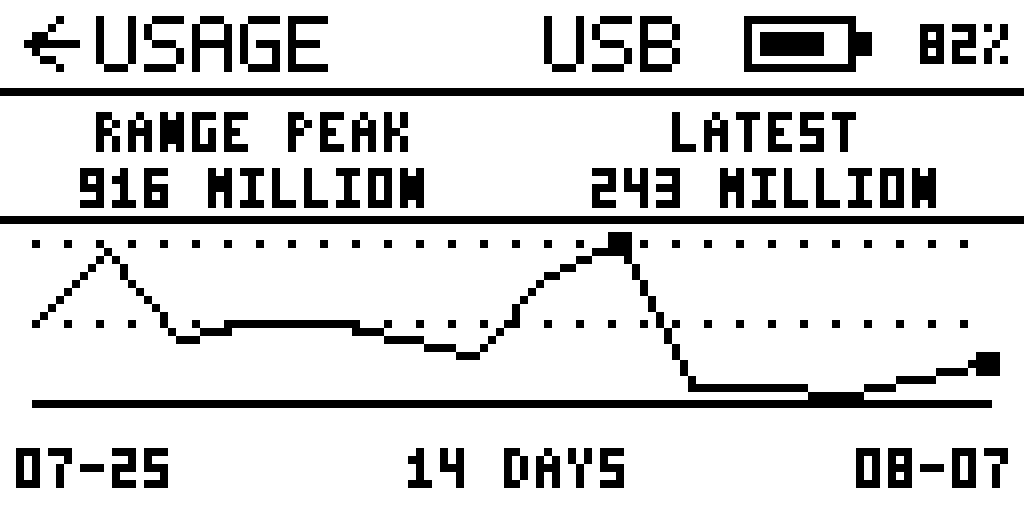
#> input picture design/usage-v1-preview-8x.png, 1024 x 512 px
$ python render_secondary_pages_v1.py
#> lines starting #> are read from the running program, lines starting #| are printed output that depends on the picture; after the words box and inside, x2 and y2 are one past the last pixel; in counts of white or black regions, pixels touching at a corner belong together
### design/render_homepage_v1.py
from pathlib import Path

from PIL import Image, ImageDraw


WIDTH = 128
HEIGHT = 64
SCALE = 8

FONT_3X5 = {
    " ": ("000", "000", "000", "000", "000"),
    "%": ("101", "001", "010", "100", "101"),
    "-": ("000", "000", "111", "000", "000"),
    ":": ("000", "010", "000", "010", "000"),
    "0": ("111", "101", "101", "101", "111"),
    "1": ("010", "110", "010", "010", "111"),
    "2": ("111", "001", "111", "100", "111"),
    "3": ("111", "001", "111", "001", "111"),
    "4": ("101", "101", "111", "001", "001"),
    "5": ("111", "100", "111", "001", "111"),
    "6": ("111", "100", "111", "101", "111"),
    "7": ("111", "001", "010", "010", "010"),
    "8": ("111", "101", "111", "101", "111"),
    "9": ("111", "101", "111", "001", "111"),
    "A": ("010", "101", "111", "101", "101"),
    "B": ("110", "101", "110", "101", "110"),
    "C": ("111", "100", "100", "100", "111"),
    "D": ("110", "101", "101", "101", "110"),
    "E": ("111", "100", "110", "100", "111"),
    "F": ("111", "100", "110", "100", "100"),
    "G": ("111", "100", "101", "101", "111"),
    "H": ("101", "101", "111", "101", "101"),
    "I": ("111", "010", "010", "010", "111"),
    "J": ("001", "001", "001", "101", "111"),
    "K": ("101", "101", "110", "101", "101"),
    "L": ("100", "100", "100", "100", "111"),
    "M": ("101", "111", "111", "101", "101"),
    "N": ("101", "111", "111", "111", "101"),
    "O": ("111", "101", "101", "101", "111"),
    "P": ("110", "101", "110", "100", "100"),
    "Q": ("111", "101", "101", "111", "001"),
    "R": ("110", "101", "110", "101", "101"),
    "S": ("111", "100", "111", "001", "111"),
    "T": ("111", "010", "010", "010", "010"),
    "U": ("101", "101", "101", "101", "111"),
    "V": ("101", "101", "101", "101", "010"),
    "W": ("101", "101", "111", "111", "101"),
    "X": ("101", "101", "010", "101", "101"),
    "Y": ("101", "101", "010", "010", "010"),
    "Z": ("111", "001", "010", "100", "111"),
}

FONT_5X7 = {
    " ": ("00000",) * 7,
    "%": ("11001", "11010", "00100", "01000", "10011", "00011", "00000"),
    "0": ("01110", "10001", "10011", "10101", "11001", "10001", "01110"),
    "1": ("00100", "01100", "00100", "00100", "00100", "00100", "01110"),
    "2": ("01110", "10001", "00001", "00010", "00100", "01000", "11111"),
    "3": ("11110", "00001", "00001", "01110", "00001", "00001", "11110"),
    "4": ("00010", "00110", "01010", "10010", "11111", "00010", "00010"),
    "5": ("11111", "10000", "10000", "11110", "00001", "00001", "11110"),
    "6": ("01110", "10000", "10000", "11110", "10001", "10001", "01110"),
    "7": ("11111", "00001", "00010", "00100", "01000", "01000", "01000"),
    "8": ("01110", "10001", "10001", "01110", "10001", "10001", "01110"),
    "9": ("01110", "10001", "10001", "01111", "00001", "00001", "01110"),
    "A": ("01110", "10001", "10001", "11111", "10001", "10001", "10001"),
    "B": ("11110", "10001", "10001", "11110", "10001", "10001", "11110"),
    "C": ("01111", "10000", "10000", "10000", "10000", "10000", "01111"),
    "D": ("11110", "10001", "10001", "10001", "10001", "10001", "11110"),
    "E": ("11111", "10000", "10000", "11110", "10000", "10000", "11111"),
    "F": ("11111", "10000", "10000", "11110", "10000", "10000", "10000"),
    "G": ("01111", "10000", "10000", "10111", "10001", "10001", "01111"),
    "H": ("10001", "10001", "10001", "11111", "10001", "10001", "10001"),
    "I": ("11111", "00100", "00100", "00100", "00100", "00100", "11111"),
    "J": ("00001", "00001", "00001", "00001", "10001", "10001", "01110"),
    "K": ("10001", "10010", "10100", "11000", "10100", "10010", "10001"),
    "L": ("10000", "10000", "10000", "10000", "10000", "10000", "11111"),
    "M": ("10001", "11011", "10101", "10101", "10001", "10001", "10001"),
    "N": ("10001", "11001", "10101", "10011", "10001", "10001", "10001"),
    "O": ("01110", "10001", "10001", "10001", "10001", "10001", "01110"),
    "P": ("11110", "10001", "10001", "11110", "10000", "10000", "10000"),
    "Q": ("01110", "10001", "10001", "10001", "10101", "10010", "01101"),
    "R": ("11110", "10001", "10001", "11110", "10100", "10010", "10001"),
    "S": ("01111", "10000", "10000", "01110", "00001", "00001", "11110"),
    "T": ("11111", "00100", "00100", "00100", "00100", "00100", "00100"),
    "U": ("10001", "10001", "10001", "10001", "10001", "10001", "01110"),
    "V": ("10001", "10001", "10001", "10001", "10001", "01010", "00100"),
    "W": ("10001", "10001", "10001", "10101", "10101", "10101", "01010"),
    "X": ("10001", "10001", "01010", "00100", "01010", "10001", "10001"),
    "Y": ("10001", "10001", "01010", "00100", "00100", "00100", "00100"),
    "Z": ("11111", "00001", "00010", "00100", "01000", "10000", "11111"),
}


def text_width(text: str, glyph_width: int, scale: int = 1) -> int:
    if not text:
        return 0
    return (len(text) * (glyph_width + 1) - 1) * scale


def draw_text(
    draw: ImageDraw.ImageDraw,
    position: tuple[int, int],
    text: str,
    font: dict[str, tuple[str, ...]],
    glyph_width: int,
    scale: int = 1,
    anchor: str = "left",
    color: int = 0,
) -> None:
    x, y = position
    width = text_width(text, glyph_width, scale)
    if anchor == "center":
        x -= width // 2
    elif anchor == "right":
        x -= width

    for character in text:
        glyph = font[character]
        for row, bits in enumerate(glyph):
            for column, bit in enumerate(bits):
                if bit == "1":
                    left = x + column * scale
                    top = y + row * scale
                    draw.rectangle(
                        (left, top, left + scale - 1, top + scale - 1), fill=color
                    )
        x += (glyph_width + 1) * scale


# [48 lines left out: functions render, main, not called in this run]


# [2 lines that do not run on import are left out]

### design/render_usage_v1.py
from pathlib import Path

from PIL import Image, ImageDraw

from render_homepage_v1 import (
    FONT_3X5,
    FONT_5X7,
    HEIGHT,
    SCALE,
    WIDTH,
    draw_text,
)


# Real account/usage/read daily buckets captured on 2026-08-08.
DAILY_TOKENS = (
    ("07-25", 450_415_895),
    ("07-26", 857_626_723),
    ("07-27", 372_478_410),
    ("07-28", 444_818_547),
    ("07-29", 478_783_758),
    ("07-30", 377_273_042),
    ("07-31", 256_812_520),
    ("08-01", 742_150_013),
    ("08-02", 916_189_521),
    ("08-03", 87_746_804),
    ("08-04", 70_053_439),
    ("08-05", 45_431_777),
    ("08-06", 124_199_590),
    ("08-07", 243_235_914),
)


# [14 lines left out: function chart_points, not called in this run]


def draw_secondary_header(
    draw: ImageDraw.ImageDraw,
    title: str,
    link: str = "USB",
    battery_percent: int = 82,
) -> None:
    draw.line((7, 2, 3, 5, 7, 8), fill=0, width=1)
    draw.line((3, 5, 9, 5), fill=0, width=1)
    draw_text(draw, (12, 2), title, FONT_5X7, 5)
    draw_text(draw, (76, 2), link, FONT_5X7, 5, anchor="center")
    draw.rectangle((93, 2, 106, 8), outline=0)
    draw.rectangle((107, 4, 108, 6), fill=0)
    fill = max(0, min(10, battery_percent // 10))
    if fill:
        draw.rectangle((95, 4, 94 + fill, 6), fill=0)
    draw_text(draw, (126, 3), f"{battery_percent}%", FONT_3X5, 3, anchor="right")
    draw.line((0, 11, 127, 11), fill=0)


# [54 lines left out: functions render, main, not called in this run]


# [2 lines that do not run on import are left out]

### design/render_secondary_pages_v1.py
from pathlib import Path

from PIL import Image, ImageDraw

from render_homepage_v1 import (
    FONT_3X5,
    FONT_5X7,
    HEIGHT,
    SCALE,
    WIDTH,
    draw_text,
)
from render_usage_v1 import draw_secondary_header


def blank_page(title: str) -> tuple[Image.Image, ImageDraw.ImageDraw]:
#> called with title = 'QUOTA'
    image = Image.new("1", (WIDTH, HEIGHT), 1)
#> image: PIL image 128x64 1; every value is 1
    draw = ImageDraw.Draw(image)
    draw_secondary_header(draw, title)
    return image, draw


def render_quota() -> Image.Image:
    image, draw = blank_page("QUOTA")
#> image: PIL image 128x64 1; 95.5% white; black in thin lines or dots, all inside (x1, y1, x2, y2) = (0, 2, 128, 12)
    draw.line((63, 12, 63, 49), fill=0)
    draw_text(draw, (31, 15), "LEFT", FONT_3X5, 3, anchor="center")
    draw_text(draw, (31, 23), "99%", FONT_5X7, 5, scale=2, anchor="center")
    draw.rectangle((4, 43, 58, 48), outline=0)
    draw.rectangle((6, 45, 56, 46), fill=0)
    draw_text(draw, (95, 15), "RESET", FONT_3X5, 3, anchor="center")
    draw_text(draw, (95, 23), "7 DAYS", FONT_5X7, 5, anchor="center")
    draw_text(draw, (95, 36), "08-15 11:46", FONT_3X5, 3, anchor="center")
    draw.line((0, 50, 127, 50), fill=0)
    draw_text(draw, (2, 56), "1 RESET", FONT_3X5, 3)
    draw_text(draw, (126, 56), "UPDATED 17:27", FONT_3X5, 3, anchor="right")
    return image


def render_tasks() -> Image.Image:
    image, draw = blank_page("TASKS")
    draw_text(draw, (64, 15), "WORKING", FONT_5X7, 5, anchor="center")
    for index, x in enumerate((45, 54, 63, 72)):
        if index == 1:
            draw.rectangle((x, 27, x + 5, 32), fill=0)
        else:
            draw.rectangle((x, 27, x + 5, 32), outline=0)
    draw_text(draw, (64, 37), "1 TASK", FONT_3X5, 3, anchor="center")
    draw.line((0, 45, 127, 45), fill=0)
    draw_text(draw, (2, 49), "FOR 00:12", FONT_3X5, 3)
    draw_text(draw, (126, 49), "LAST DONE 16:53", FONT_3X5, 3, anchor="right")
    return image


def render_link() -> Image.Image:
    image, draw = blank_page("LINK")
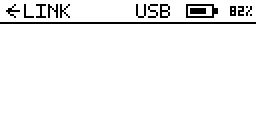
#> image: PIL image 128x64 1 (shown 2 times larger); 95.7% white; black in thin lines or dots, all inside (x1, y1, x2, y2) = (0, 2, 128, 12)
    draw.line((63, 12, 63, 36), fill=0)
    draw_text(draw, (31, 15), "ACTIVE", FONT_3X5, 3, anchor="center")
    draw_text(draw, (31, 23), "USB", FONT_5X7, 5, anchor="center")
    draw_text(draw, (95, 15), "CODEX", FONT_3X5, 3, anchor="center")
    draw_text(draw, (95, 23), "ONLINE", FONT_5X7, 5, anchor="center")
    draw.line((0, 37, 127, 37), fill=0)
    draw.line((63, 38, 63, 52), fill=0)
    draw_text(draw, (31, 39), "USB", FONT_3X5, 3, anchor="center")
    draw_text(draw, (31, 46), "DISCONNECTED", FONT_3X5, 3, anchor="center")
    draw_text(draw, (95, 39), "BLUETOOTH", FONT_3X5, 3, anchor="center")
    draw_text(draw, (95, 46), "LINKED", FONT_3X5, 3, anchor="center")
    draw.line((0, 53, 127, 53), fill=0)
    draw_text(draw, (64, 57), "LINKED FOR 12 MINUTES", FONT_3X5, 3, anchor="center")
    return image


def render_usage_weekly() -> Image.Image:
    image, draw = blank_page("USAGE")
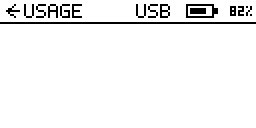
#> image: PIL image 128x64 1 (shown 2 times larger); 95.4% white; black in thin lines or dots, all inside (x1, y1, x2, y2) = (0, 2, 128, 12)
    draw_text(draw, (31, 14), "PEAK WEEK", FONT_3X5, 3, anchor="center")
    draw_text(draw, (31, 21), "3238 MILLION", FONT_3X5, 3, anchor="center")
    draw_text(draw, (95, 14), "THIS WEEK", FONT_3X5, 3, anchor="center")
    draw_text(draw, (95, 21), "2229 MILLION", FONT_3X5, 3, anchor="center")
    draw.line((0, 27, 127, 27), fill=0)
    values = (2191, 1853, 3238, 2229)
    maximum = max(values)
    for index, value in enumerate(values):
        x = 19 + index * 29
        height = max(1, round(20 * value / maximum))
        draw.rectangle((x, 50 - height, x + 12, 50), outline=0)
        if index == len(values) - 1:
            draw.rectangle((x + 2, 48 - height, x + 10, 48), fill=0)
    draw.line((4, 50, 123, 50), fill=0)
    draw_text(draw, (64, 56), "4 WEEKS", FONT_3X5, 3, anchor="center")
    return image


def render_usage_total() -> Image.Image:
    image, draw = blank_page("USAGE")
    rows = (
        ("TOTAL TOKENS", "23587528907"),
        ("PEAK DAY", "1032483805"),
        ("LONGEST TASK", "12:46"),
        ("CURRENT STREAK", "55 DAYS"),
        ("LONGEST STREAK", "55 DAYS"),
    )
    for index, (label, value) in enumerate(rows):
        y = 14 + index * 9
        draw_text(draw, (2, y), label, FONT_3X5, 3)
        draw_text(draw, (126, y), value, FONT_3X5, 3, anchor="right")
        if index < len(rows) - 1:
            draw.line((2, y + 6, 125, y + 6), fill=0)
    return image


def main() -> None:
    output_dir = Path(__file__).resolve().parent
    pages = {
        "quota-v1": render_quota(),
        "tasks-v1": render_tasks(),
        "link-v1": render_link(),
        "usage-weekly-v1": render_usage_weekly(),
        "usage-total-v1": render_usage_total(),
    }
    previews = []
    for name, native in pages.items():
        native.save(output_dir / f"{name}-128x64.png")
        preview = native.convert("RGB").resize(
            (WIDTH * SCALE, HEIGHT * SCALE), Image.Resampling.NEAREST
        )
        preview.save(output_dir / f"{name}-preview-8x.png")
        previews.append(preview)
#> this loop made 5 passes
#> name on passes 1 to 5: 'quota-v1', 'tasks-v1', 'link-v1', 'usage-weekly-v1', 'usage-total-v1'
#> pass 1, in main, `native.save(output_dir / f"{name}-128x64.png")`:
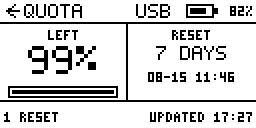
#> saved as quota-v1-128x64.png: PIL image 128x64 1 (shown 2 times larger); 83.8% white; black in thin lines or dots
#> pass 1, in main, `preview = native.convert("RGB").resize( (WIDTH * SCALE, HEIGHT * SCALE..`:
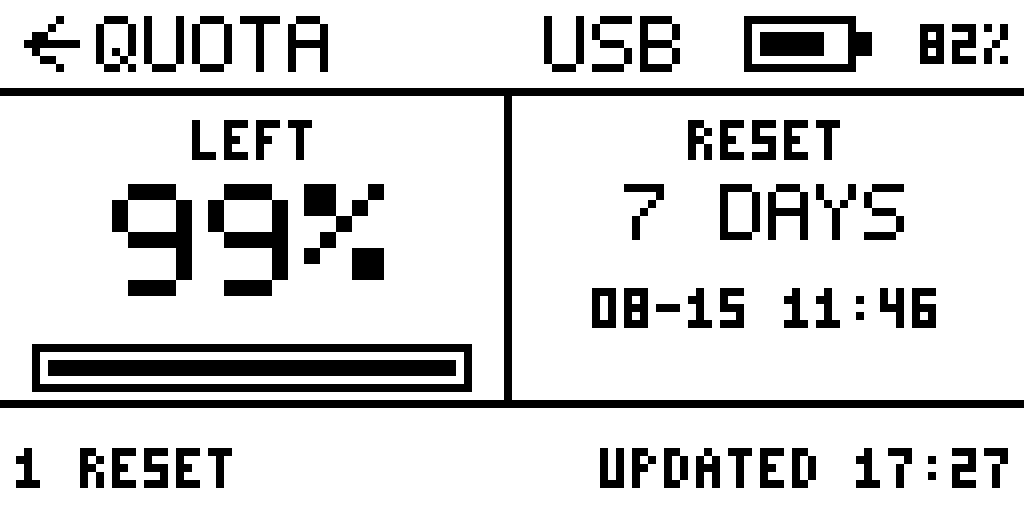
#> preview: PIL image 1024x512 RGB; 83.8% white; 67 black regions, largest, box (x1, y1, x2, y2) and area: (0, 88, 1024, 408) 18816, (32, 344, 472, 392) 7552, (48, 360, 456, 376) 6528
#> pass 2, in main, `preview = native.convert("RGB").resize( (WIDTH * SCALE, HEIGHT * SCALE..`:
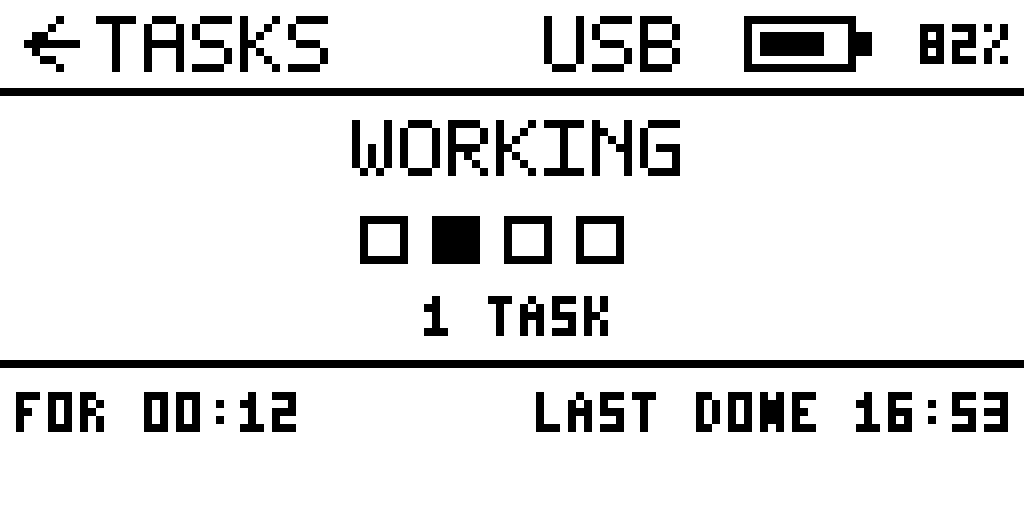
#> preview: PIL image 1024x512 RGB; 88.4% white; 57 black regions, largest, box (x1, y1, x2, y2) and area: (0, 88, 1024, 96) 8192, (0, 360, 1024, 368) 8192, (744, 16, 872, 72) 2816
#> after the loop:
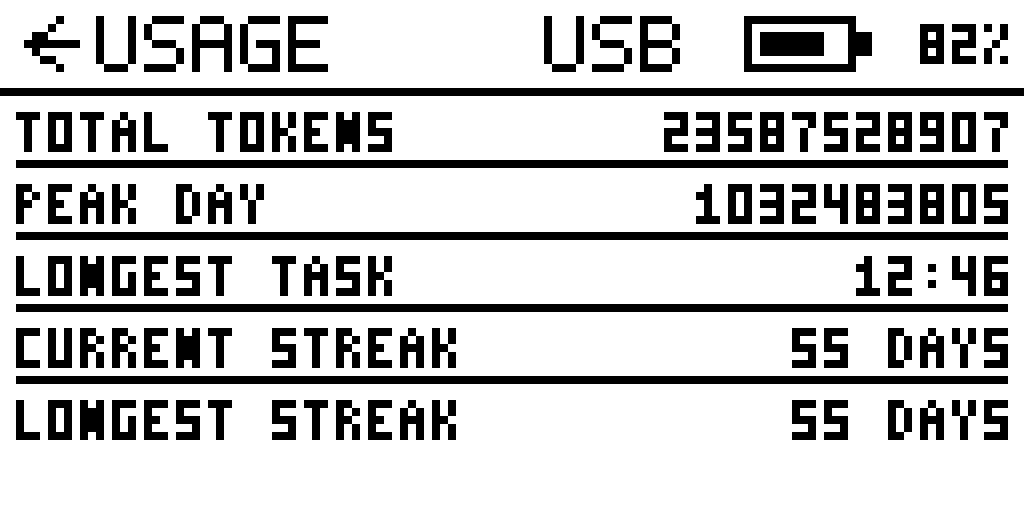
#> preview: PIL image 1024x512 RGB; 78% white; 115 black regions, largest, box (x1, y1, x2, y2) and area: (0, 88, 1024, 96) 8192, (16, 160, 1008, 168) 7936, (16, 232, 1008, 240) 7936
#> after the loop, previews = 5 items

    usage_daily = Image.open(output_dir / "usage-v1-preview-8x.png").convert("RGB")
#> usage_daily is the input picture: PIL image 1024x512 RGB; 84% white; 117 black regions, largest, box (x1, y1, x2, y2) and area: (32, 232, 1000, 408) 17408, (0, 88, 1024, 96) 8192, (0, 216, 1024, 224) 8192
    previews.insert(1, usage_daily)
    gap = 16
    overview = Image.new(
        "RGB",
        (WIDTH * SCALE * 2 + gap, HEIGHT * SCALE * 3 + gap * 2),
        "black",
    )
#> overview: PIL image 2064x1568 RGB; every value is 0
    for index, preview in enumerate(previews):
        x = (index % 2) * (WIDTH * SCALE + gap)
        y = (index // 2) * (HEIGHT * SCALE + gap)
        overview.paste(preview, (x, y))
#> this loop made 6 passes
#> (x, y) on passes 1 to 6: (0, 0), (1040, 0), (0, 528), (1040, 528), (0, 1056), (1040, 1056)
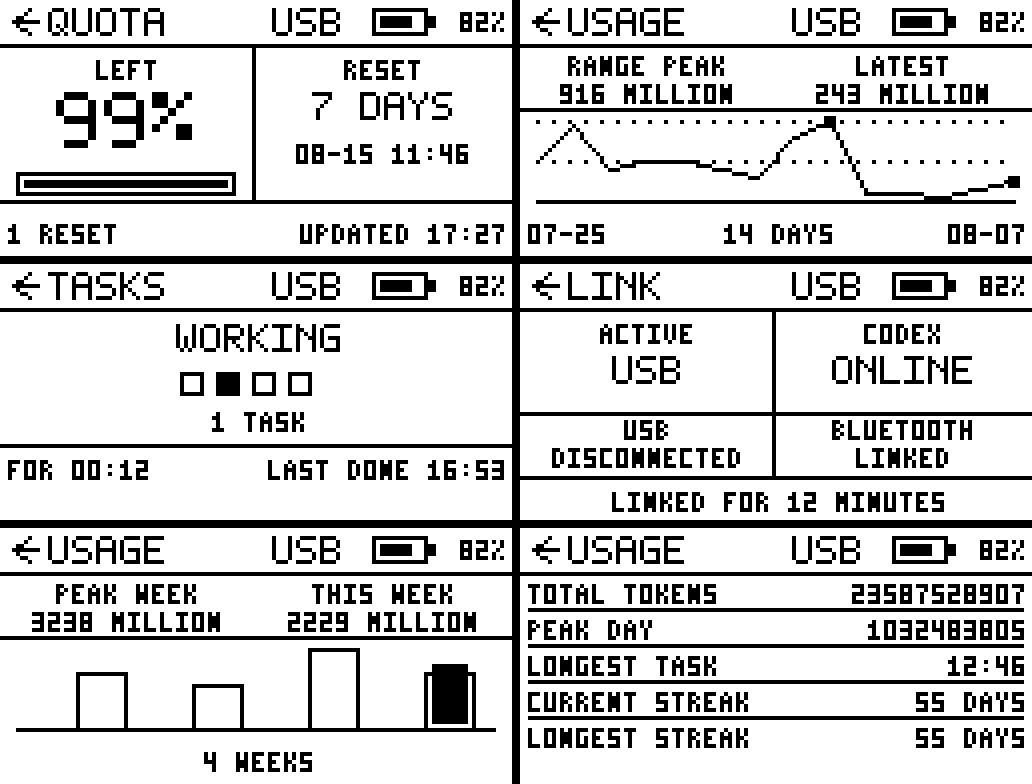
#> overview: PIL image 2064x1568 RGB (shown at 1/2 size); 81.1% white; 495 black regions, largest, box (x1, y1, x2, y2) and area: (0, 0, 2064, 1568) 193920, (32, 1296, 992, 1464) 26112, (1072, 232, 2040, 408) 17408
    overview.save(output_dir / "secondary-pages-v1-overview.png")


if __name__ == "__main__":
    main()
